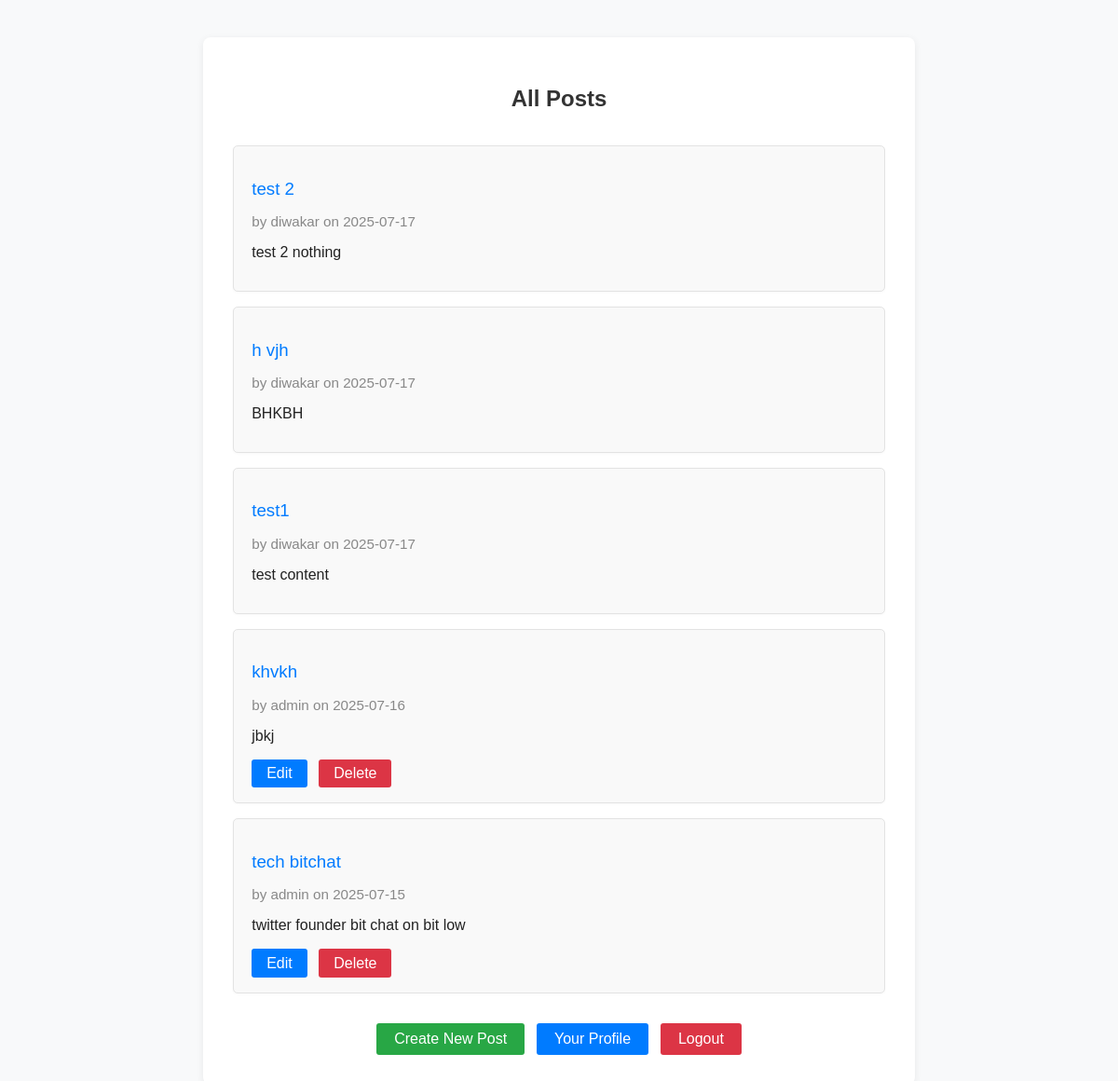
The app's page / (signed in) with its own data.
### secureblog/models.py (models this page shows, shortened)
class Post(models.Model):
    title = models.CharField(max_length=200)
    content = models.TextField()
    created_at = models.DateTimeField(auto_now_add=True)
    last_modified = models.DateTimeField(auto_now=True)
    author = models.ForeignKey(User, on_delete=models.CASCADE)
    categories = models.ManyToManyField("Category", related_name="posts")
    is_published = models.BooleanField(default=True)  # <-- Add this field
    class Meta:
        ordering = ['-created_at']

### secureblog/views.py (the view)
class PostListView(ListView):
    model = Post
    template_name = 'secureblog/post_list.html'
    context_object_name = 'object_list'  # Fix for template compatibility
    queryset = Post.objects.filter(is_published=True) # select * from post where is_published = True

### secureblog/templates/secureblog/post_list.html (shortened to what this page needs)
<!DOCTYPE html>
<html lang="en">
  <head>
  </head>
  <body>
    <div class="container">
      <h2>All Posts</h2>
      {% for post in object_list %}
      <div class="post-item">
        <h3><a href="{% url 'post_detail' post.pk %}">{{ post.title }}</a></h3>
        <p class="post-meta">
          by {{ post.author }} on {{ post.created_at|date:"Y-m-d" }}
        </p>
        <p>{{ post.content|truncatewords:20 }}</p>
        {% if user == post.author %}
        <div class="post-actions">
          <a href="{% url 'post_update' post.pk %}">Edit</a>
          <a href="{% url 'post_delete' post.pk %}">Delete</a>
        </div>
        {% endif %}
      </div>
      {% empty %}
      <p>No posts found.</p>
      {% endfor %} {% if user.is_authenticated %}
      <div class="auth-actions">
        <a href="{% url 'post_create' %}">Create New Post</a>
        <a href="{% url 'dashboard' %}">Your Profile</a>
        <form method="post" action="{% url 'logout' %}">
          <button type="submit">Logout</button>
        </form>
      </div>
      {% else %}
      <div class="guest-actions">
        <a href="{% url 'register' %}">Register</a>
        <a href="{% url 'login' %}">Login</a>
      </div>
      {% endif %}
    </div>
  </body>
</html>

### secureblog/templates/secureblog/post_list.html (style rules this page uses)
body { background: #f8f9fa; font-family: Arial, sans-serif; color: #222; margin: 0; }
.container { max-width: 700px; margin: 40px auto; padding: 2em; background: #fff; border-radius: 8px; box-shadow: 0 2px 8px rgba(0, 0, 0, 0.07); }
h2 { color: #333; text-align: center; margin-bottom: 1.5em; }
.post-item { background: #f9f9f9; border: 1px solid #e3e3e3; border-radius: 5px; padding: 1em 1.2em; margin: 1em 0; box-shadow: 0 1px 3px rgba(0, 0, 0, 0.03); }
.post-item h3 { margin-bottom: 0.3em; }
.post-item a { color: #007bff; text-decoration: none; font-weight: 500; }
.post-meta { color: #888; font-size: 0.95em; margin-bottom: 0.5em; }
.post-actions a { background: #007bff; color: #fff; border: none; border-radius: 3px; padding: 0.4em 1em; margin-right: 0.5em; font-size: 1em; font-weight: 500; text-decoration: none; display: inline-block; transition: background 0.2s; }
.post-actions a:last-child { background: #dc3545; }
.auth-actions, .guest-actions { margin-top: 2em; text-align: center; }
.auth-actions a, .guest-actions a { background: #28a745; color: #fff; border: none; border-radius: 3px; padding: 0.5em 1.2em; margin-right: 0.5em; font-size: 1em; font-weight: 500; text-decoration: none; display: inline-block; transition: background 0.2s; }
.auth-actions a:nth-child(2) { background: #007bff; }
.auth-actions form { display: inline; }
.auth-actions button { background: #dc3545; color: #fff; border: none; border-radius: 3px; padding: 0.5em 1.2em; font-size: 1em; font-weight: 500; cursor: pointer; transition: background 0.2s; }

### records on screen
Post: title "test 2", author "diwakar", created_at "2025-07-17", content "test 2 nothing"
Post: title "h vjh", author "diwakar", created_at "2025-07-17", content "BHKBH"
Post: title "test1", author "diwakar", created_at "2025-07-17", content "test content"
Post: title "khvkh", author "admin", created_at "2025-07-16", content "jbkj", shows "Edit"
Post: title "tech bitchat", author "admin", created_at "2025-07-15", content "twitter founder bit chat on bit low", shows "Edit"
